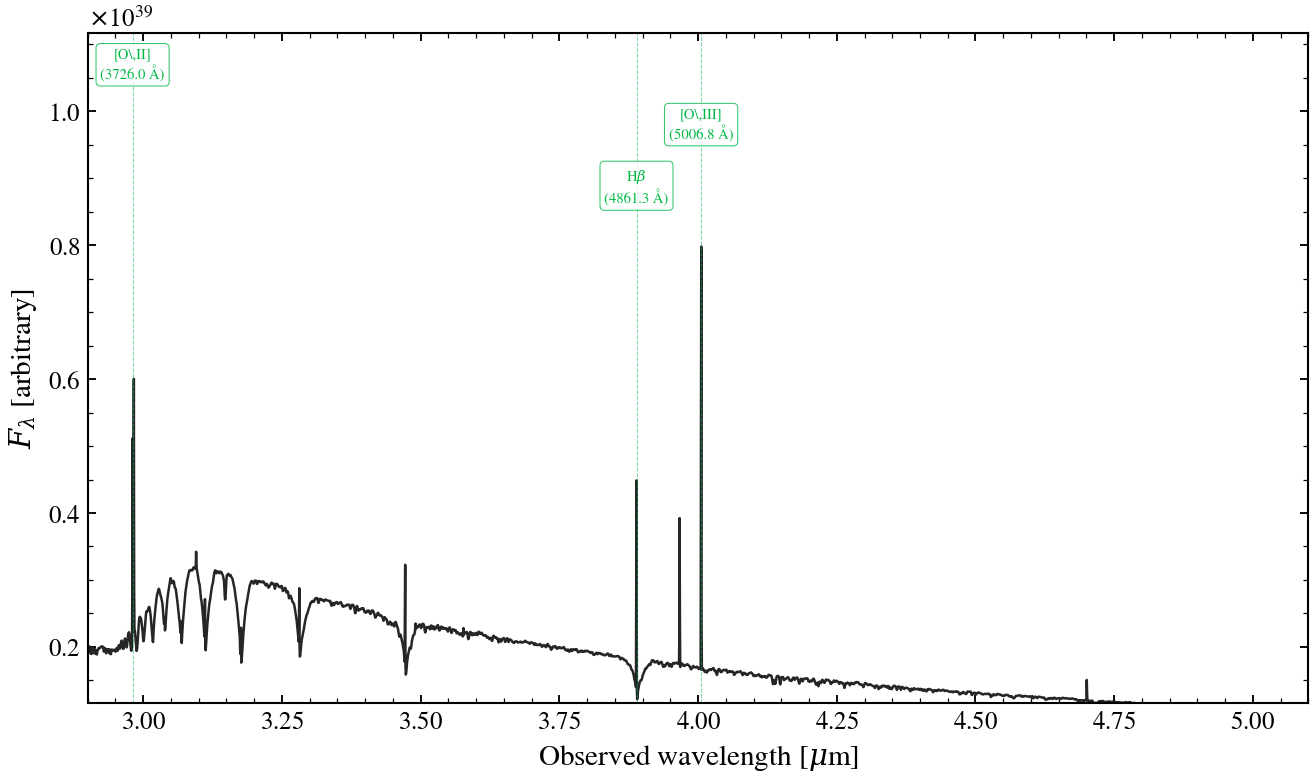

The script that saved this image:
"""
Mock JWST NIRSpec G395M spectrum of a z=7 star-forming galaxy
==============================================================

High-redshift star-forming galaxy with strong rest-frame UV and optical
emission lines redshifted into the JWST NIRSpec G395M window (2.9–5.1 μm).
Lines include Lyα, CIV, HeII, CIII], [OII], Hβ, [OIII], and Hα, each
annotated with rest wavelength and vacuum-frame position.

Demonstrates redshift-induced line migration and relative strength in
the high-z star-forming regime, useful for planning JWST observations
at z ≳ 6.
"""

import os

os.environ["TF_CPP_MIN_LOG_LEVEL"] = "2"  # suppress XLA/PjRt C++ INFO+WARNING logs

import warnings

import jax
import matplotlib.pyplot as plt
import numpy as np

import tengri
from tengri.analysis.plotting import setup_style

setup_style()
warnings.filterwarnings("ignore", message=".*BakedInBackend.*")

# ============================================================================
# Model Setup
# ============================================================================
# Using bare-stellar SSP (fsps_prsc_miles_chabrier) with Cue nebular backend.
# Building without observation= to work around issue #277 (Cue + observation breaks).

ssp = tengri.load_ssp("fsps_prsc_miles_chabrier")

model = tengri.SEDModel.build(
    ssp,
    sfh={
        "type": "dpl",
        "*": tengri.FIXED,
        "tau_gyr": 0.05,
        "log_peak_sfr": 1.8,
        "alpha": 3.5,
        "beta": 2.2,
    },
    dust={"type": "two_component", "*": tengri.FIXED, "tau_diff": 0.08, "tau_bc": 0.15},
    neb={"type": "cue", "*": tengri.FIXED, "logZ_gas": -1.0, "logU": -2.0},
    redshift=tengri.Fixed(7.0),
)

p = dict(model.spec.sample(jax.random.PRNGKey(0)))

# ============================================================================
# Redshift and Observed-Frame Setup
# ============================================================================
z = 7.0
rest_to_obs = 1.0 + z

# JWST NIRSpec G395M: 2.9–5.1 μm observed-frame
wave_obs_um = np.linspace(2.9, 5.1, 4000)
wave_obs_aa = wave_obs_um * 1e4  # Convert to Ångströms

# ============================================================================
# Predict Spectrum (Rest-frame SED, no observation)
# ============================================================================
out = model.predict_rest_sed(p)
wave_rest = np.asarray(out.wavelength)  # Rest-frame Å
sed_rest = np.asarray(out.sed)  # Rest-frame L_ν (erg/s/Hz)

# Map to observed frame via linear interpolation
# Observed wavelength maps back to rest via: λ_rest = λ_obs / (1+z)
wave_rest_from_obs = wave_obs_aa / rest_to_obs
# Interpolate rest SED at these rest wavelengths
sed_obs = np.interp(wave_rest_from_obs, wave_rest, sed_rest, left=0, right=0)

# Convert to f_λ for intuitive display
C_AA_PER_S = 2.998e18
f_lam_obs = sed_obs * C_AA_PER_S / (wave_obs_aa**2)

# ============================================================================
# Emission Lines (Rest-frame Vacuum Wavelengths)
# ============================================================================
# Rest-frame vacuum wavelengths (Å) and line names
# Source: NIST Atomic Line List, vacuum wavelengths
EMISSION_LINES = [
    (1215.67, r"Ly$\alpha$"),
    (1549.48, r"C\,IV"),
    (1640.42, r"He\,II"),
    (1908.73, r"C\,III]"),
    (3726.03, r"[O\,II]"),
    (4861.33, r"H$\beta$"),
    (5006.84, r"[O\,III]"),
    (6562.80, r"H$\alpha$"),
]

# ============================================================================
# Plot
# ============================================================================
fig, ax = plt.subplots(figsize=(10.5, 5.8))

# Spectrum
ax.plot(wave_obs_um, f_lam_obs, color="0.15", lw=1.2)

# Emission line indicators
ymin = float(np.percentile(f_lam_obs[f_lam_obs > 0], 15))
ymax = float(np.max(f_lam_obs[f_lam_obs > 0])) * 1.4

for lam_rest, line_name in EMISSION_LINES:
    # Shift to observed frame
    lam_obs = lam_rest * rest_to_obs
    lam_obs_um = lam_obs / 1e4

    # Only annotate if in the NIRSpec window
    if 2.9 <= lam_obs_um <= 5.1:
        ax.axvline(lam_obs_um, color="C1", lw=0.5, alpha=0.5, linestyle="--")
        # Label with rest wavelength, staggering height for readability
        y_pos = ymax * (0.82 + 0.08 * (hash(lam_rest) % 3))
        ax.text(
            lam_obs_um,
            y_pos,
            f"{line_name}\n({lam_rest:.1f} Å)",
            fontsize=7,
            color="C1",
            ha="center",
            va="top",
            rotation=0,
            bbox=dict(
                boxstyle="round,pad=0.3",
                facecolor="white",
                edgecolor="C1",
                alpha=0.8,
                linewidth=0.5,
            ),
        )

ax.set_xlim(2.9, 5.1)
ax.set_ylim(ymin, ymax)
ax.set_xlabel(r"Observed wavelength [$\mu$m]")
ax.set_ylabel(r"$F_\lambda$ [arbitrary]")

plt.savefig("plot_jwst_nirspec_high_z_spectrum.png", dpi=150, bbox_inches="tight")
print("Saved: plot_jwst_nirspec_high_z_spectrum.png")
